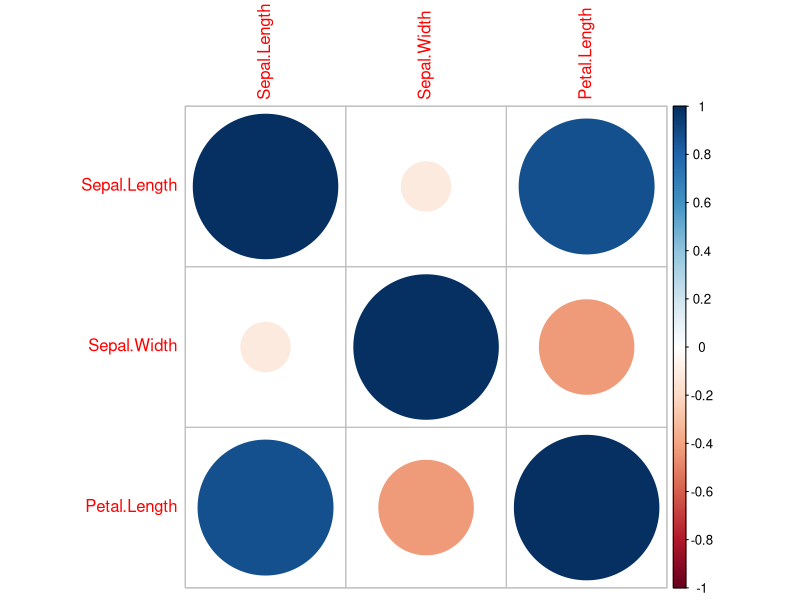
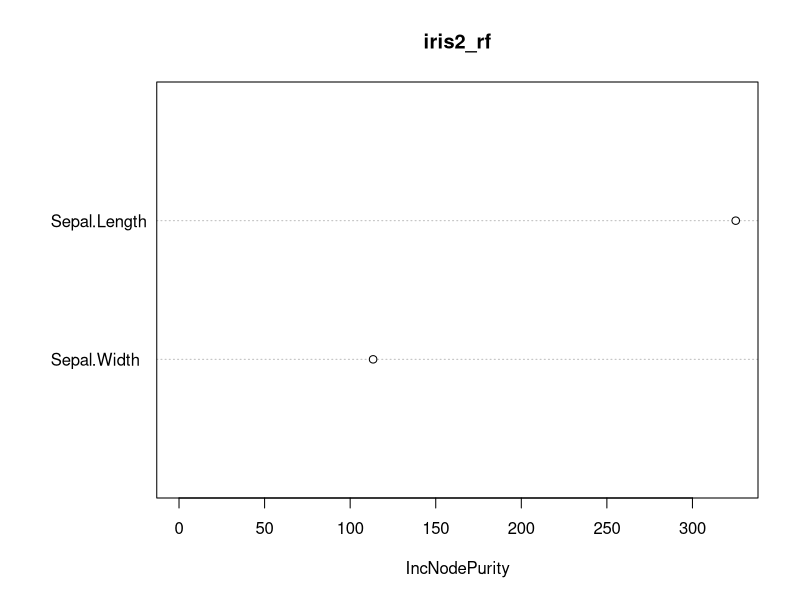
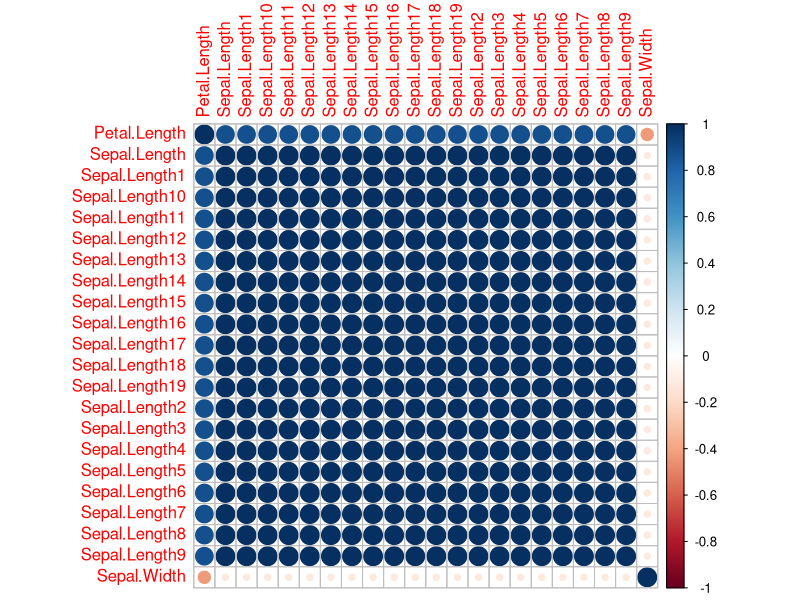
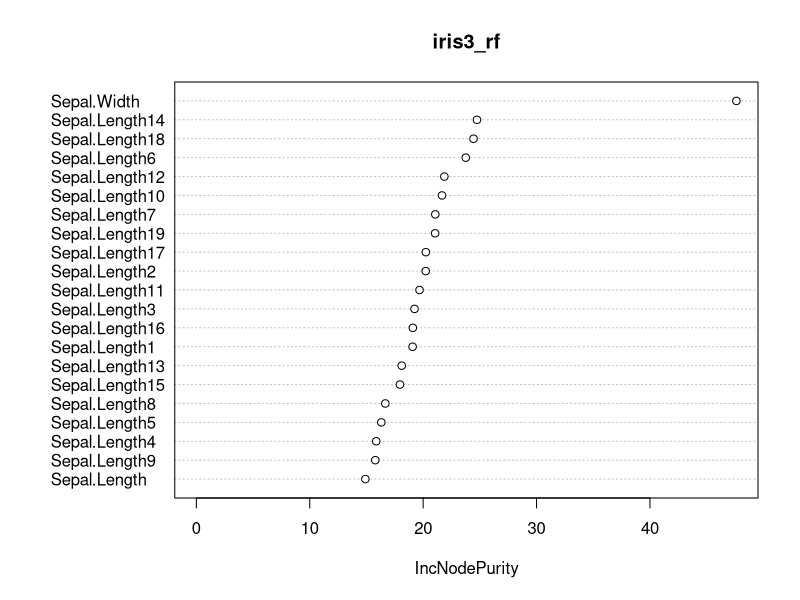
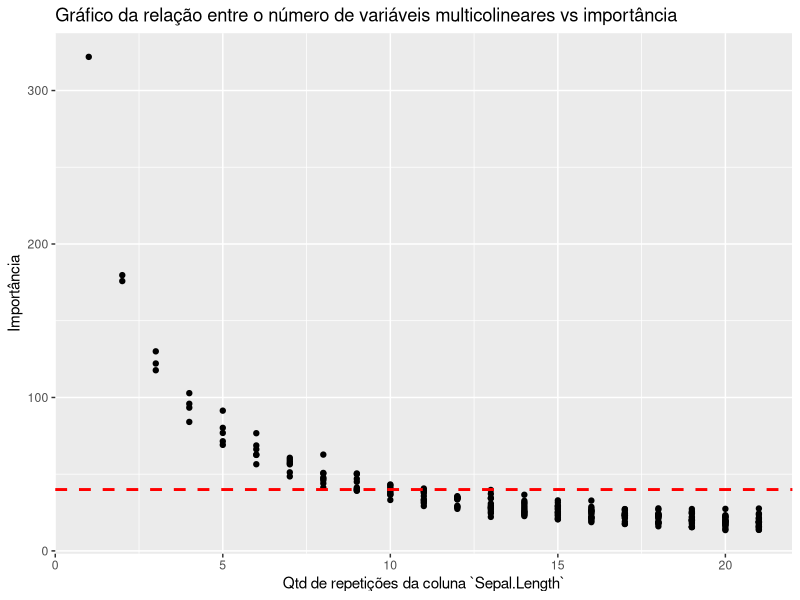

Generate these figures, in order, with R:
## ---- chunk 1
knitr::opts_chunk$set(collapse = TRUE, cache = FALSE)
## ---- chunk 2
library(tidyverse)

iris2 <- iris %>% select(Sepal.Length, Sepal.Width, Petal.Length)
iris2 %>% cor %>% corrplot::corrplot()
## ---- chunk 3
library(randomForest)
iris2_rf <- randomForest(Petal.Length ~ ., data = iris2)
varImpPlot(iris2_rf)
## ---- chunk 4
iris3 <- accumulate(1:20, ~{
  .x[[paste0("Sepal.Length", .y)]] <-  iris2$Sepal.Length
  .x
}, .init = iris2)

iris3[[20]] %>% cor %>% corrplot::corrplot(order = "alphabet")
## ---- chunk 5
iris3_rf <- randomForest(Petal.Length ~ ., data = iris3[[20]])
varImpPlot(iris3_rf)
## ---- chunk 6
# ajusta random forest para bases com 1 a 20 repetições de `Sepal.Length`
rfs <- map(iris3, ~ randomForest(Petal.Length ~ ., data = .x) %>% importance)

# extrai as importâncias das repetições de `Sepal.Length`
importancia <- map_dfr(rfs, ~{
  .x %>% 
    as.data.frame() %>% 
    tibble::rownames_to_column() %>% 
    dplyr::filter(stringr::str_detect(rowname, "^Sepal.Length"))
}, .id = "n_repeticoes") %>%
  mutate(n_repeticoes = as.numeric(n_repeticoes))

# Gráfico do número de variáveis multicolineares vs importância
importancia %>%
  ggplot(aes(x = n_repeticoes, y = IncNodePurity)) +
  geom_point() +
  geom_hline(yintercept = 40, size = 1, linetype = "dashed", colour = "red") +
  labs(x = "Qtd de repetições da coluna `Sepal.Length`", y = "Importância", title = "Gráfico da relação entre o número de variáveis multicolineares vs importância")
